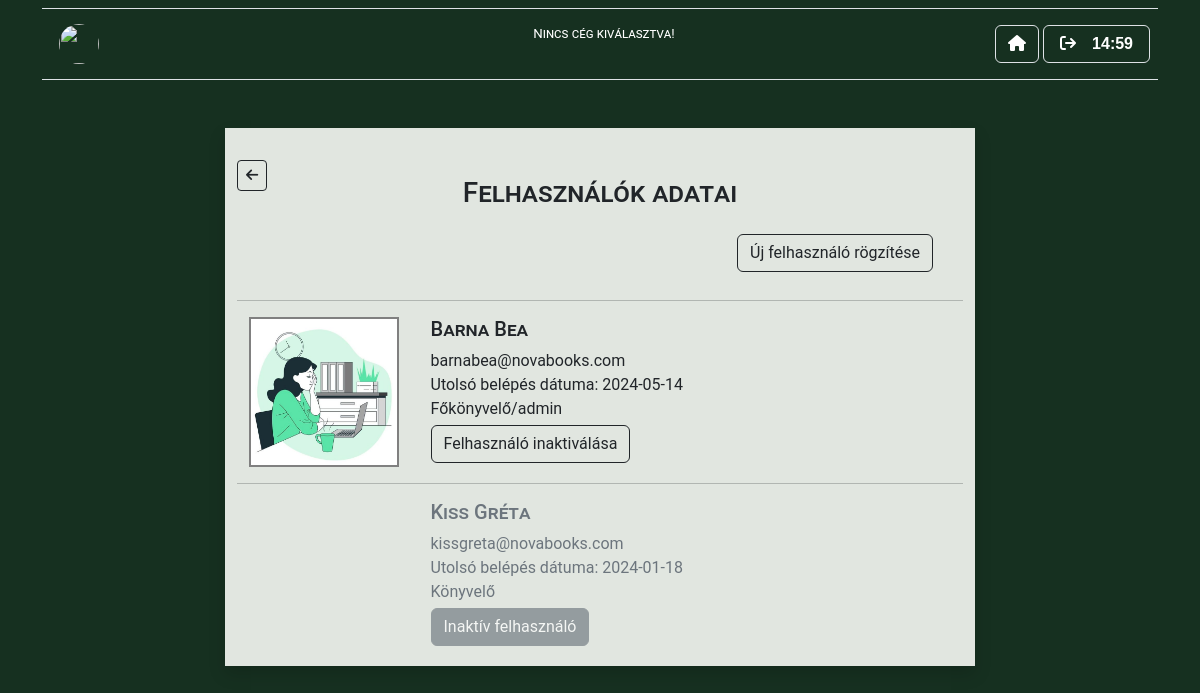
/php/felhasznalok.php (signed in), run on the app's committed database.
### tables this page shows
CREATE TABLE `felhasznalo` (
  `id` int(11) NOT NULL,
  `nev` varchar(150) NOT NULL,
  `email` varchar(150) NOT NULL,
  `jelszo` varchar(150) NOT NULL,
  `utolso_belepes` date NOT NULL,
  `admin` tinyint(1) NOT NULL,
  `aktiv` tinyint(1) NOT NULL DEFAULT 1
);

### php/oop/Connection.php (called while the page is built, shortened)
<?php
class Connection
{
    protected $host = "localhost";
    protected $dbname = "novabooks";
    protected $user = "root";
    protected $pass = "";
    protected $DBH;
    function __construct(){
        try {
            $this->DBH = new \PDO("mysql:host=$this->host;dbname=$this->dbname", $this->user, $this->pass);
        } catch (\PDOException $e) {
            echo $e->getMessage();
        }
    }
    public function getData($sql, $params = []) {
        try {
            $query = $this->DBH->prepare($sql);
            $query->execute($params);
            return $query->fetchAll(\PDO::FETCH_ASSOC);
        } catch (\PDOException $e) {
            die("Hiba az adat lekérdezésekor: " . $e->getMessage());
        }
    }
}

### php/felhasznalok.php (the view, shortened to what this page needs)
<?php
require('oop/Connection.php');
$connection = new Connection();
$felhasznalolista = $connection->getData("SELECT * FROM felhasznalo ORDER BY aktiv DESC, nev ASC");
?>
<!DOCTYPE html>
<html lang="en">
<head>
    <link href="https://cdn.jsdelivr.net/npm/bootstrap@5.3.2/dist/css/bootstrap.min.css" rel="stylesheet">
    <link rel="stylesheet" href="../style.css">
</head>
<body>
    <?php include('navbar.php') ?>
    <div id="" class="suppinvoice container mx-auto m-5 shadow" style="max-width:750px; background-color: rgba(225, 230, 224);">
        <div class="row pt-3">
            <div class="col-1 pt-3">
                <a href="homepage.php" class="btn btn-outline-dark btn-sm mb-2"><i class="fa-solid fa-arrow-left"></i></a>
            </div>
            <div class="col mx-auto text-center pt-3 mt-3">
                <h3>Felhasználók adatai</h3>
            </div>
            <div class="col-1"></div>
        </div>
        <div class="row mt-3">
            <div class="col-8"></div>
            <div class="col-4">
                <a href="felhasznalo_rogzites.php" class="btn btn-outline-dark mb-1">Új felhasználó rögzítése</a>
            </div>
        </div>
        <div class="row mx-auto mt-4">
            <?php foreach ($felhasznalolista as $ugyfel) : ?>
                <hr>
                <?php if ($ugyfel["aktiv"] == 1) : ?>
                    <div class="col-3 my-auto mb-3">
                        <img src="<?= "../images/profile_pictures/" . $ugyfel["profilkep"] ?>" style="width:150px; height:150px; border:2px solid grey">
                    </div>
                    <div class="col-6 mb-3">
                        <h5><?= $ugyfel["nev"] ?></h5>
                        <span><?= $ugyfel["email"] ?></span><br>
                        <span>Utolsó belépés dátuma: <?= $ugyfel["utolso_belepes"] ?></span><br>
                        <span><?= $ugyfel["user_level_name"] ?></span><br>
                        <div class="btn btn-outline-dark mt-1 mb-1" id="<?= $ugyfel["id"] ?>" onclick="inaktivalas(this.id)">Felhasználó inaktiválása</div>
                    </div>
                <?php else : ?>
                    <div class="col-6 mb-3">
                        <h5 class="text-secondary"><?= $ugyfel["nev"] ?></h5>
                        <span class="text-secondary"><?= $ugyfel["email"] ?></span><br>
                        <span class="text-secondary">Utolsó belépés dátuma: <?= $ugyfel["utolso_belepes"] ?></span><br>
                        <span class="text-secondary"><?= $ugyfel["user_level_name"] ?></span><br>
                        <div class="btn btn-secondary mt-1 mb-1 disabled" id="<?= $ugyfel["id"] ?>" onclick="inaktivalas(this.id)">Inaktív felhasználó</div>
                    </div>
                <?php endif; ?>
            <?php endforeach; ?>
        </div>
</body>
</html>

### style.css (style rules this page uses)
body { background-color: #163020 !important; background-repeat: no-repeat; background-attachment: fixed; background-size: cover; font-family: "Roboto", sans-serif; font-weight: 400; font-style: normal; }
h2, h3, h4, h5 { font-variant: small-caps; }

### data on the page
felhasznalo: aktiv 1 (drawn), nev "Barna Bea", email "barnabea@novabooks.com", utolso_belepes "2024-05-14", user_level_name "Főkönyvelő/admin"
felhasznalo: nev "Kiss Gréta", email "kissgreta@novabooks.com", utolso_belepes "2024-01-18", user_level_name "Könyvelő"

### other printed values
$_SESSION["cegadoszam"] "Nincs cég kiválasztva!"
